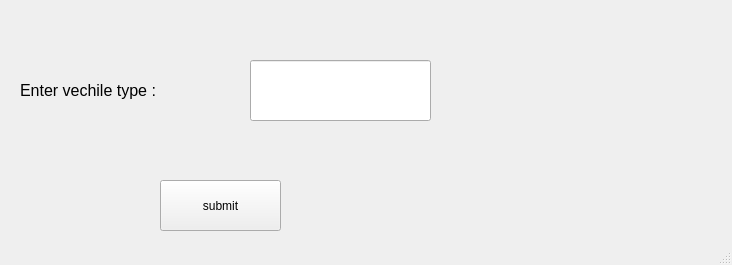
<?xml version="1.0" encoding="UTF-8"?>
<ui version="4.0">
 <class>MainWindow</class>
 <widget class="QMainWindow" name="MainWindow">
  <property name="geometry">
   <rect>
    <x>0</x>
    <y>0</y>
    <width>732</width>
    <height>265</height>
   </rect>
  </property>
  <property name="windowTitle">
   <string>MainWindow</string>
  </property>
  <widget class="QWidget" name="centralwidget">
   <widget class="QLabel" name="label">
    <property name="geometry">
     <rect>
      <x>20</x>
      <y>60</y>
      <width>201</width>
      <height>61</height>
     </rect>
    </property>
    <property name="text">
     <string>&lt;html&gt;&lt;head/&gt;&lt;body&gt;&lt;p&gt;&lt;span style=&quot; font-size:12pt;&quot;&gt;Enter vechile type :&lt;/span&gt;&lt;/p&gt;&lt;/body&gt;&lt;/html&gt;</string>
    </property>
   </widget>
   <widget class="QLineEdit" name="lineEdit">
    <property name="geometry">
     <rect>
      <x>250</x>
      <y>60</y>
      <width>181</width>
      <height>61</height>
     </rect>
    </property>
   </widget>
   <widget class="QPushButton" name="pushButton">
    <property name="geometry">
     <rect>
      <x>160</x>
      <y>180</y>
      <width>121</width>
      <height>51</height>
     </rect>
    </property>
    <property name="text">
     <string>submit</string>
    </property>
   </widget>
  </widget>
  <widget class="QStatusBar" name="statusbar"/>
 </widget>
 <resources/>
 <connections/>
</ui>
